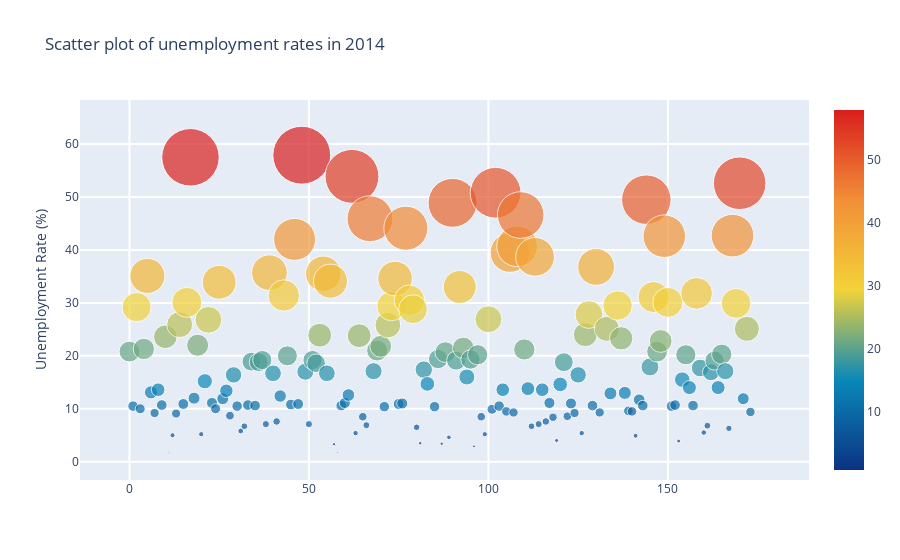

Notebook source saved alongside this figure:
### Code cell
l4=[]
trace4= go.Scatter(
        y= df_country['2014'],
        mode= 'markers',
        name='Unemployment (%)',
        marker= dict(size= df_country['2014'].values,
                    line= dict(width=1),
                    color= df_country['2014'].values,
                    opacity= 0.7,
                    colorscale='Portland',
                    showscale=True),
        text= df_country['Country Name'].values) # The hover text goes here... 
l4.append(trace4);

layout= go.Layout(
    title= 'Scatter plot of unemployment rates in 2014',
    hovermode= 'closest',
    xaxis= dict(
#        title= 'Pop',
        ticklen= 5,
        zeroline= False,
        gridwidth= 2,
    ),
    yaxis=dict(
        title= 'Unemployment Rate (%)',
        ticklen= 5,
        gridwidth= 2,
    ),
    showlegend= False
)
fig= go.Figure(data=l4, layout=layout)
py.iplot(fig,filename='scatter_plot2014')

### Figure 1 — Plotly figure (JSON) as saved in the notebook; plotly's stock layout.template omitted (floating-point values rounded to 4 significant figures; data arrays with more than 128 entries replaced by an {"elided": "..."} marker saying what was removed)
{"data": [{"marker": {"color": {"elided": "174 float values"}, "colorscale": [[0, "rgb(12,51,131)"], [0.25, "rgb(10,136,186)"], [0.5, "rgb(242,211,56)"], [0.75, "rgb(242,143,56)"], [1, "rgb(217,30,30)"]], "line": {"width": 1}, "opacity": 0.7, "showscale": true, "size": {"elided": "174 float values"}}, "mode": "markers", "name": "Unemployment (%)", "text": {"elided": "174 str values"}, "type": "scatter", "y": {"elided": "174 float values"}}], "layout": {"hovermode": "closest", "showlegend": false, "title": {"text": "Scatter plot of unemployment rates in 2014"}, "xaxis": {"gridwidth": 2, "ticklen": 5, "zeroline": false}, "yaxis": {"gridwidth": 2, "ticklen": 5, "title": {"text": "Unemployment Rate (%)"}}}}
